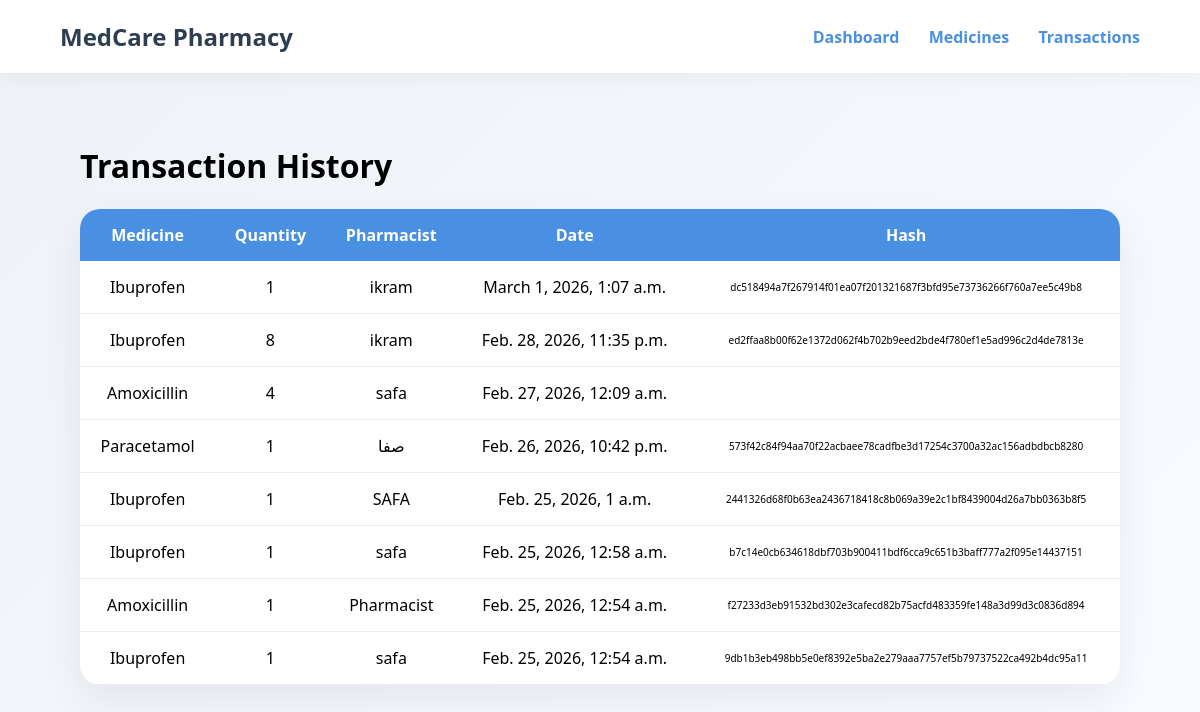
Screenshot of /transactions/ with the database file from the repository.
### pharmacy/models.py (models this page shows, shortened)
class Transaction(models.Model):
    medicine = models.ForeignKey(Medicine, on_delete=models.CASCADE)
    quantity = models.PositiveIntegerField()
    pharmacist = models.CharField(max_length=50)
    timestamp = models.DateTimeField(auto_now_add=True)
    prescription_id = models.CharField(max_length=50, blank=True, null=True)
    hash = models.CharField(max_length=64, blank=True)

class Medicine(models.Model):
    name = models.CharField(max_length=100)
    batch_number = models.CharField(max_length=50)
    expiration_date = models.DateField()
    quantity = models.PositiveIntegerField()
    price = models.DecimalField(max_digits=10, decimal_places=2)
    prescription_required = models.BooleanField(default=False)

### pharmacy/views.py (the view)
# urls.py: path('transactions/', views.transaction_list, name='transaction_list'),
def transaction_list(request):
    transactions = Transaction.objects.order_by('-timestamp')
    return render(request, 'pharmacy/transaction_list.html', {
        'transactions': transactions
    })

### templates/pharmacy/transaction_list.html
{% extends 'pharmacy/base.html' %}
{% block content %}
<h1>Transaction History</h1>
<table>
    <tr>
        <th>Medicine</th>
        <th>Quantity</th>
        <th>Pharmacist</th>
        <th>Date</th>
        <th>Hash</th>
    </tr>
    {% for t in transactions %}
    <tr>
        <td>{{ t.medicine.name }}</td>
        <td>{{ t.quantity }}</td>
        <td>{{ t.pharmacist }}</td>
        <td>{{ t.timestamp }}</td>
        <td style="font-size:10px;">{{ t.hash }}</td>
    </tr>
    {% endfor %}
</table>
{% endblock %}

### static/css/style.css (style rules this page uses)
body { margin: 0; font-family: 'Segoe UI', sans-serif; background: linear-gradient(135deg, #eef2f7, #f8fbff); }
table { width: 100%; border-collapse: collapse; margin-top: 20px; background: white; border-radius: 20px; overflow: hidden; box-shadow: 0 15px 40px rgba(0,0,0,0.07); }
th { background: #4a90e2; color: white; padding: 15px; }
td { padding: 15px; text-align: center; border-bottom: 1px solid #eee; }

### rows the page displays
Transaction: medicine.name "Ibuprofen", quantity "1", pharmacist "ikram", timestamp "March 1, 2026, 1:07 a.m.", hash "dc518494a7f267914f01ea07f201321687f3bfd95e73736266f760a7ee5c49b8"
Transaction: medicine.name "Ibuprofen", quantity "8", pharmacist "ikram", timestamp "Feb. 28, 2026, 11:35 p.m.", hash "ed2ffaa8b00f62e1372d062f4b702b9eed2bde4f780ef1e5ad996c2d4de7813e"
Transaction: medicine.name "Amoxicillin", quantity "4", pharmacist "safa", timestamp "Feb. 27, 2026, 12:09 a.m."
Transaction: medicine.name "Paracetamol", quantity "1", pharmacist "صفا", timestamp "Feb. 26, 2026, 10:42 p.m.", hash "573f42c84f94aa70f22acbaee78cadfbe3d17254c3700a32ac156adbdbcb8280"
Transaction: medicine.name "Ibuprofen", quantity "1", pharmacist "SAFA", timestamp "Feb. 25, 2026, 1 a.m.", hash "2441326d68f0b63ea2436718418c8b069a39e2c1bf8439004d26a7bb0363b8f5"
Transaction: medicine.name "Ibuprofen", quantity "1", pharmacist "safa", timestamp "Feb. 25, 2026, 12:58 a.m.", hash "b7c14e0cb634618dbf703b900411bdf6cca9c651b3baff777a2f095e14437151"
Transaction: medicine.name "Amoxicillin", quantity "1", pharmacist "Pharmacist", timestamp "Feb. 25, 2026, 12:54 a.m.", hash "f27233d3eb91532bd302e3cafecd82b75acfd483359fe148a3d99d3c0836d894"
Transaction: medicine.name "Ibuprofen", quantity "1", pharmacist "safa", timestamp "Feb. 25, 2026, 12:54 a.m.", hash "9db1b3eb498bb5e0ef8392e5ba2e279aaa7757ef5b79737522ca492b4dc95a11"
